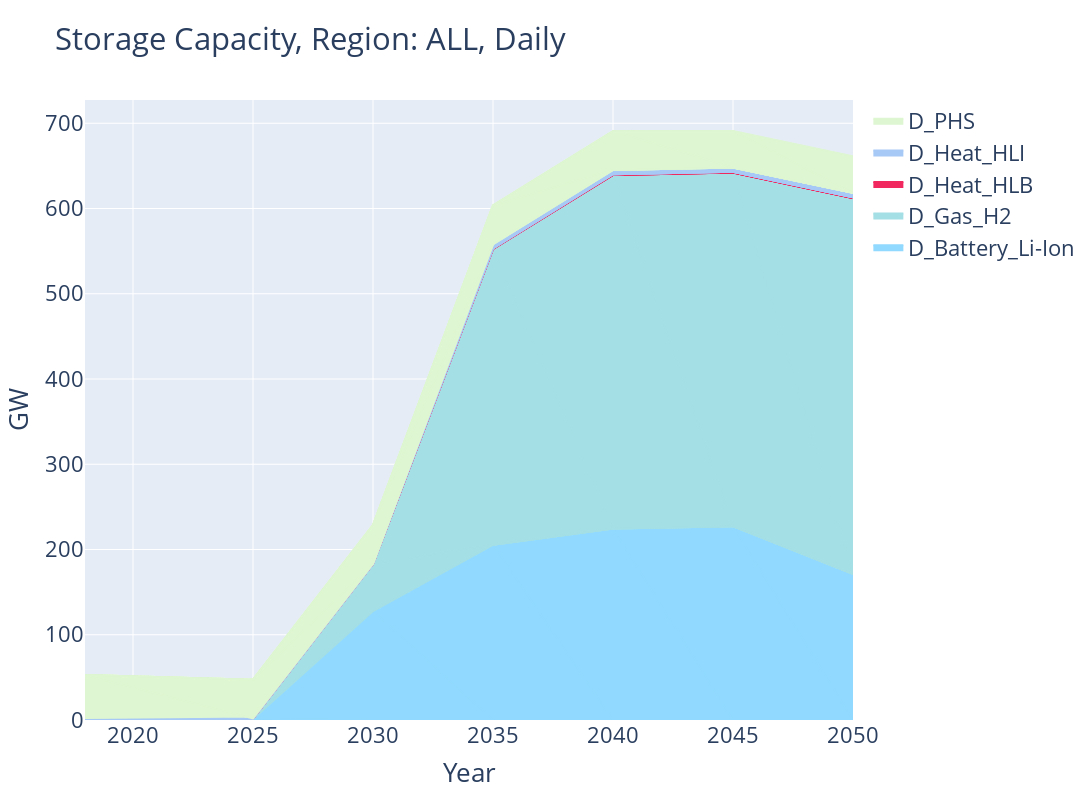
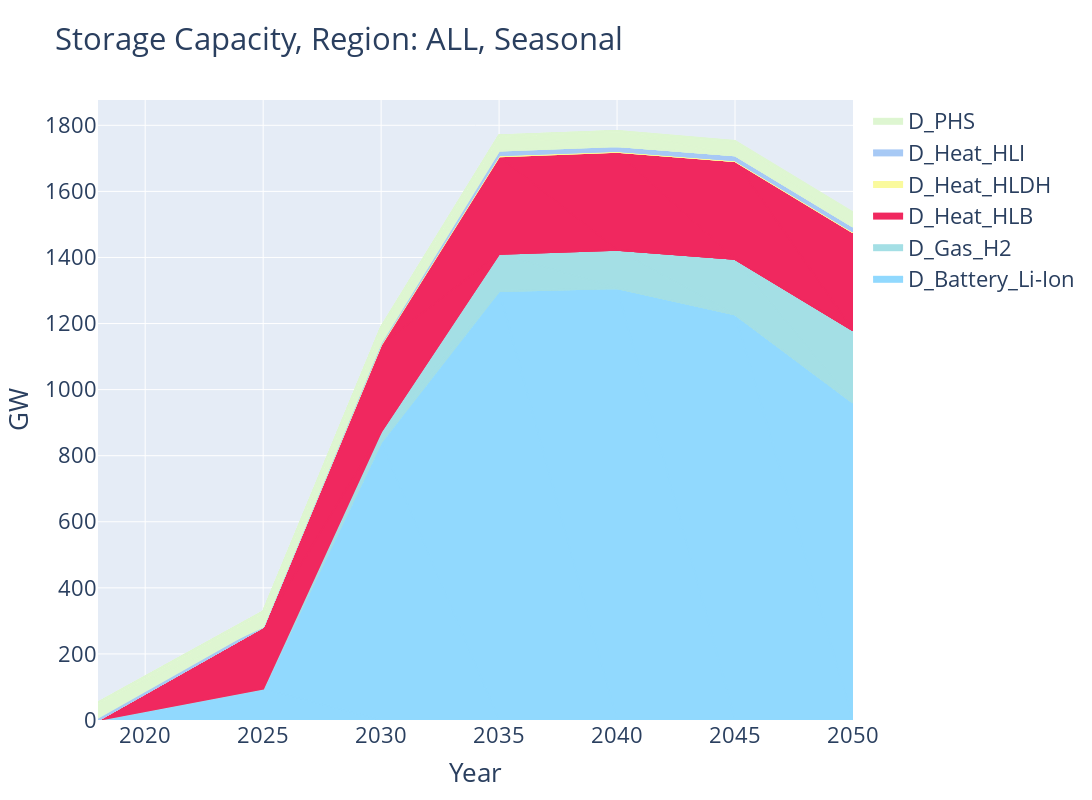

Here is the notebook cell these charts were saved with, in order:
### Code cell
stacked_capacity_evolution_fig(DAILY_DATA, region=REGION, title_addon="Daily", write_fig=WRITE_FIGS)[0].show()
fig, techs_over_zero_capacity = stacked_capacity_evolution_fig(SEASON_DATA, region=REGION, title_addon="Seasonal", write_fig=WRITE_FIGS)
fig.show()

### Figure 1 — Plotly figure (JSON) as saved in the notebook; plotly's stock layout.template omitted (floating-point values rounded to 4 significant figures)
{"data": [{"fillcolor": "#91d9fe", "legendgroup": "D_Battery_Li-Ion", "line": {"color": "#91d9fe"}, "name": "D_Battery_Li-Ion", "showlegend": true, "stackgroup": "one", "type": "scatter", "x": [2018], "y": [0]}, {"fillcolor": "#91d9fe", "legendgroup": "D_Battery_Li-Ion", "line": {"color": "#91d9fe"}, "name": "D_Battery_Li-Ion", "showlegend": false, "stackgroup": "one", "type": "scatter", "x": [2025], "y": [1.411]}, {"fillcolor": "#91d9fe", "legendgroup": "D_Battery_Li-Ion", "line": {"color": "#91d9fe"}, "name": "D_Battery_Li-Ion", "showlegend": false, "stackgroup": "one", "type": "scatter", "x": [2030], "y": [128.0]}, {"fillcolor": "#91d9fe", "legendgroup": "D_Battery_Li-Ion", "line": {"color": "#91d9fe"}, "name": "D_Battery_Li-Ion", "showlegend": false, "stackgroup": "one", "type": "scatter", "x": [2035], "y": [205.7]}, {"fillcolor": "#91d9fe", "legendgroup": "D_Battery_Li-Ion", "line": {"color": "#91d9fe"}, "name": "D_Battery_Li-Ion", "showlegend": false, "stackgroup": "one", "type": "scatter", "x": [2040], "y": [224.6]}, {"fillcolor": "#91d9fe", "legendgroup": "D_Battery_Li-Ion", "line": {"color": "#91d9fe"}, "name": "D_Battery_Li-Ion", "showlegend": false, "stackgroup": "one", "type": "scatter", "x": [2045], "y": [227.4]}, {"fillcolor": "#91d9fe", "legendgroup": "D_Battery_Li-Ion", "line": {"color": "#91d9fe"}, "name": "D_Battery_Li-Ion", "showlegend": false, "stackgroup": "one", "type": "scatter", "x": [2050], "y": [171.6]}, {"fillcolor": "#a4dfe5", "legendgroup": "D_Gas_H2", "line": {"color": "#a4dfe5"}, "name": "D_Gas_H2", "showlegend": true, "stackgroup": "one", "type": "scatter", "x": [2018], "y": [0]}, {"fillcolor": "#a4dfe5", "legendgroup": "D_Gas_H2", "line": {"color": "#a4dfe5"}, "name": "D_Gas_H2", "showlegend": false, "stackgroup": "one", "type": "scatter", "x": [2025], "y": [0.3933]}, {"fillcolor": "#a4dfe5", "legendgroup": "D_Gas_H2", "line": {"color": "#a4dfe5"}, "name": "D_Gas_H2", "showlegend": false, "stackgroup": "one", "type": "scatter", "x": [2030], "y": [55.14]}, {"fillcolor": "#a4dfe5", "legendgroup": "D_Gas_H2", "line": {"color": "#a4dfe5"}, "name": "D_Gas_H2", "showlegend": false, "stackgroup": "one", "type": "scatter", "x": [2035], "y": [346.9]}, {"fillcolor": "#a4dfe5", "legendgroup": "D_Gas_H2", "line": {"color": "#a4dfe5"}, "name": "D_Gas_H2", "showlegend": false, "stackgroup": "one", "type": "scatter", "x": [2040], "y": [414.9]}, {"fillcolor": "#a4dfe5", "legendgroup": "D_Gas_H2", "line": {"color": "#a4dfe5"}, "name": "D_Gas_H2", "showlegend": false, "stackgroup": "one", "type": "scatter", "x": [2045], "y": [414.9]}, {"fillcolor": "#a4dfe5", "legendgroup": "D_Gas_H2", "line": {"color": "#a4dfe5"}, "name": "D_Gas_H2", "showlegend": false, "stackgroup": "one", "type": "scatter", "x": [2050], "y": [440.7]}, {"fillcolor": "#F0285F", "legendgroup": "D_Heat_HLB", "line": {"color": "#F0285F"}, "name": "D_Heat_HLB", "showlegend": true, "stackgroup": "one", "type": "scatter", "x": [2018], "y": [0]}, {"fillcolor": "#F0285F", "legendgroup": "D_Heat_HLB", "line": {"color": "#F0285F"}, "name": "D_Heat_HLB", "showlegend": false, "stackgroup": "one", "type": "scatter", "x": [2025], "y": [0]}, {"fillcolor": "#F0285F", "legendgroup": "D_Heat_HLB", "line": {"color": "#F0285F"}, "name": "D_Heat_HLB", "showlegend": false, "stackgroup": "one", "type": "scatter", "x": [2030], "y": [0]}, {"fillcolor": "#F0285F", "legendgroup": "D_Heat_HLB", "line": {"color": "#F0285F"}, "name": "D_Heat_HLB", "showlegend": false, "stackgroup": "one", "type": "scatter", "x": [2035], "y": [0.5177]}, {"fillcolor": "#F0285F", "legendgroup": "D_Heat_HLB", "line": {"color": "#F0285F"}, "name": "D_Heat_HLB", "showlegend": false, "stackgroup": "one", "type": "scatter", "x": [2040], "y": [0.7538]}, {"fillcolor": "#F0285F", "legendgroup": "D_Heat_HLB", "line": {"color": "#F0285F"}, "name": "D_Heat_HLB", "showlegend": false, "stackgroup": "one", "type": "scatter", "x": [2045], "y": [0.7556]}, {"fillcolor": "#F0285F", "legendgroup": "D_Heat_HLB", "line": {"color": "#F0285F"}, "name": "D_Heat_HLB", "showlegend": false, "stackgroup": "one", "type": "scatter", "x": [2050], "y": [0.8391]}, {"fillcolor": "#a7c9f5", "legendgroup": "D_Heat_HLI", "line": {"color": "#a7c9f5"}, "name": "D_Heat_HLI", "showlegend": true, "stackgroup": "one", "type": "scatter", "x": [2018], "y": [0]}, {"fillcolor": "#a7c9f5", "legendgroup": "D_Heat_HLI", "line": {"color": "#a7c9f5"}, "name": "D_Heat_HLI", "showlegend": false, "stackgroup": "one", "type": "scatter", "x": [2025], "y": [0]}, {"fillcolor": "#a7c9f5", "legendgroup": "D_Heat_HLI", "line": {"color": "#a7c9f5"}, "name": "D_Heat_HLI", "showlegend": false, "stackgroup": "one", "type": "scatter", "x": [2030], "y": [0.06968]}, {"fillcolor": "#a7c9f5", "legendgroup": "D_Heat_HLI", "line": {"color": "#a7c9f5"}, "name": "D_Heat_HLI", "showlegend": false, "stackgroup": "one", "type": "scatter", "x": [2035], "y": [4.951]}, {"fillcolor": "#a7c9f5", "legendgroup": "D_Heat_HLI", "line": {"color": "#a7c9f5"}, "name": "D_Heat_HLI", "showlegend": false, "stackgroup": "one", "type": "scatter", "x": [2040], "y": [5.095]}, {"fillcolor": "#a7c9f5", "legendgroup": "D_Heat_HLI", "line": {"color": "#a7c9f5"}, "name": "D_Heat_HLI", "showlegend": false, "stackgroup": "one", "type": "scatter", "x": [2045], "y": [5.22]}, {"fillcolor": "#a7c9f5", "legendgroup": "D_Heat_HLI", "line": {"color": "#a7c9f5"}, "name": "D_Heat_HLI", "showlegend": false, "stackgroup": "one", "type": "scatter", "x": [2050], "y": [5.299]}, {"fillcolor": "#def6d1", "legendgroup": "D_PHS", "line": {"color": "#def6d1"}, "name": "D_PHS", "showlegend": true, "stackgroup": "one", "type": "scatter", "x": [2018], "y": [52.66]}, {"fillcolor": "#def6d1", "legendgroup": "D_PHS", "line": {"color": "#def6d1"}, "name": "D_PHS", "showlegend": false, "stackgroup": "one", "type": "scatter", "x": [2025], "y": [45.46]}, {"fillcolor": "#def6d1", "legendgroup": "D_PHS", "line": {"color": "#def6d1"}, "name": "D_PHS", "showlegend": false, "stackgroup": "one", "type": "scatter", "x": [2030], "y": [45.46]}, {"fillcolor": "#def6d1", "legendgroup": "D_PHS", "line": {"color": "#def6d1"}, "name": "D_PHS", "showlegend": false, "stackgroup": "one", "type": "scatter", "x": [2035], "y": [45.46]}, {"fillcolor": "#def6d1", "legendgroup": "D_PHS", "line": {"color": "#def6d1"}, "name": "D_PHS", "showlegend": false, "stackgroup": "one", "type": "scatter", "x": [2040], "y": [45.46]}, {"fillcolor": "#def6d1", "legendgroup": "D_PHS", "line": {"color": "#def6d1"}, "name": "D_PHS", "showlegend": false, "stackgroup": "one", "type": "scatter", "x": [2045], "y": [42.72]}, {"fillcolor": "#def6d1", "legendgroup": "D_PHS", "line": {"color": "#def6d1"}, "name": "D_PHS", "showlegend": false, "stackgroup": "one", "type": "scatter", "x": [2050], "y": [42.72]}], "layout": {"barmode": "stack", "font": {"size": 22}, "height": 800, "legend": {"traceorder": "reversed"}, "title": {"text": "Storage Capacity, Region: ALL, Daily"}, "width": 1400, "xaxis": {"title": {"text": "Year"}}, "yaxis": {"title": {"text": "GW"}}}}

### Figure 2 — Plotly figure (JSON) as saved in the notebook; plotly's stock layout.template omitted (floating-point values rounded to 4 significant figures)
{"data": [{"fillcolor": "#91d9fe", "legendgroup": "D_Battery_Li-Ion", "line": {"color": "#91d9fe"}, "name": "D_Battery_Li-Ion", "showlegend": true, "stackgroup": "one", "type": "scatter", "x": [2018], "y": [0]}, {"fillcolor": "#91d9fe", "legendgroup": "D_Battery_Li-Ion", "line": {"color": "#91d9fe"}, "name": "D_Battery_Li-Ion", "showlegend": false, "stackgroup": "one", "type": "scatter", "x": [2025], "y": [94.48]}, {"fillcolor": "#91d9fe", "legendgroup": "D_Battery_Li-Ion", "line": {"color": "#91d9fe"}, "name": "D_Battery_Li-Ion", "showlegend": false, "stackgroup": "one", "type": "scatter", "x": [2030], "y": [841.2]}, {"fillcolor": "#91d9fe", "legendgroup": "D_Battery_Li-Ion", "line": {"color": "#91d9fe"}, "name": "D_Battery_Li-Ion", "showlegend": false, "stackgroup": "one", "type": "scatter", "x": [2035], "y": [1299.0]}, {"fillcolor": "#91d9fe", "legendgroup": "D_Battery_Li-Ion", "line": {"color": "#91d9fe"}, "name": "D_Battery_Li-Ion", "showlegend": false, "stackgroup": "one", "type": "scatter", "x": [2040], "y": [1308.0]}, {"fillcolor": "#91d9fe", "legendgroup": "D_Battery_Li-Ion", "line": {"color": "#91d9fe"}, "name": "D_Battery_Li-Ion", "showlegend": false, "stackgroup": "one", "type": "scatter", "x": [2045], "y": [1228.0]}, {"fillcolor": "#91d9fe", "legendgroup": "D_Battery_Li-Ion", "line": {"color": "#91d9fe"}, "name": "D_Battery_Li-Ion", "showlegend": false, "stackgroup": "one", "type": "scatter", "x": [2050], "y": [961.3]}, {"fillcolor": "#a4dfe5", "legendgroup": "D_Gas_H2", "line": {"color": "#a4dfe5"}, "name": "D_Gas_H2", "showlegend": true, "stackgroup": "one", "type": "scatter", "x": [2018], "y": [0]}, {"fillcolor": "#a4dfe5", "legendgroup": "D_Gas_H2", "line": {"color": "#a4dfe5"}, "name": "D_Gas_H2", "showlegend": false, "stackgroup": "one", "type": "scatter", "x": [2025], "y": [0.1713]}, {"fillcolor": "#a4dfe5", "legendgroup": "D_Gas_H2", "line": {"color": "#a4dfe5"}, "name": "D_Gas_H2", "showlegend": false, "stackgroup": "one", "type": "scatter", "x": [2030], "y": [31.99]}, {"fillcolor": "#a4dfe5", "legendgroup": "D_Gas_H2", "line": {"color": "#a4dfe5"}, "name": "D_Gas_H2", "showlegend": false, "stackgroup": "one", "type": "scatter", "x": [2035], "y": [112.8]}, {"fillcolor": "#a4dfe5", "legendgroup": "D_Gas_H2", "line": {"color": "#a4dfe5"}, "name": "D_Gas_H2", "showlegend": false, "stackgroup": "one", "type": "scatter", "x": [2040], "y": [116.1]}, {"fillcolor": "#a4dfe5", "legendgroup": "D_Gas_H2", "line": {"color": "#a4dfe5"}, "name": "D_Gas_H2", "showlegend": false, "stackgroup": "one", "type": "scatter", "x": [2045], "y": [167.8]}, {"fillcolor": "#a4dfe5", "legendgroup": "D_Gas_H2", "line": {"color": "#a4dfe5"}, "name": "D_Gas_H2", "showlegend": false, "stackgroup": "one", "type": "scatter", "x": [2050], "y": [218.6]}, {"fillcolor": "#F0285F", "legendgroup": "D_Heat_HLB", "line": {"color": "#F0285F"}, "name": "D_Heat_HLB", "showlegend": true, "stackgroup": "one", "type": "scatter", "x": [2018], "y": [0]}, {"fillcolor": "#F0285F", "legendgroup": "D_Heat_HLB", "line": {"color": "#F0285F"}, "name": "D_Heat_HLB", "showlegend": false, "stackgroup": "one", "type": "scatter", "x": [2025], "y": [187.2]}, {"fillcolor": "#F0285F", "legendgroup": "D_Heat_HLB", "line": {"color": "#F0285F"}, "name": "D_Heat_HLB", "showlegend": false, "stackgroup": "one", "type": "scatter", "x": [2030], "y": [262.7]}, {"fillcolor": "#F0285F", "legendgroup": "D_Heat_HLB", "line": {"color": "#F0285F"}, "name": "D_Heat_HLB", "showlegend": false, "stackgroup": "one", "type": "scatter", "x": [2035], "y": [295.3]}, {"fillcolor": "#F0285F", "legendgroup": "D_Heat_HLB", "line": {"color": "#F0285F"}, "name": "D_Heat_HLB", "showlegend": false, "stackgroup": "one", "type": "scatter", "x": [2040], "y": [296.3]}, {"fillcolor": "#F0285F", "legendgroup": "D_Heat_HLB", "line": {"color": "#F0285F"}, "name": "D_Heat_HLB", "showlegend": false, "stackgroup": "one", "type": "scatter", "x": [2045], "y": [296.3]}, {"fillcolor": "#F0285F", "legendgroup": "D_Heat_HLB", "line": {"color": "#F0285F"}, "name": "D_Heat_HLB", "showlegend": false, "stackgroup": "one", "type": "scatter", "x": [2050], "y": [296.3]}, {"fillcolor": "#fafa9d", "legendgroup": "D_Heat_HLDH", "line": {"color": "#fafa9d"}, "name": "D_Heat_HLDH", "showlegend": true, "stackgroup": "one", "type": "scatter", "x": [2018], "y": [0]}, {"fillcolor": "#fafa9d", "legendgroup": "D_Heat_HLDH", "line": {"color": "#fafa9d"}, "name": "D_Heat_HLDH", "showlegend": false, "stackgroup": "one", "type": "scatter", "x": [2025], "y": [0]}, {"fillcolor": "#fafa9d", "legendgroup": "D_Heat_HLDH", "line": {"color": "#fafa9d"}, "name": "D_Heat_HLDH", "showlegend": false, "stackgroup": "one", "type": "scatter", "x": [2030], "y": [3.202]}, {"fillcolor": "#fafa9d", "legendgroup": "D_Heat_HLDH", "line": {"color": "#fafa9d"}, "name": "D_Heat_HLDH", "showlegend": false, "stackgroup": "one", "type": "scatter", "x": [2035], "y": [3.243]}, {"fillcolor": "#fafa9d", "legendgroup": "D_Heat_HLDH", "line": {"color": "#fafa9d"}, "name": "D_Heat_HLDH", "showlegend": false, "stackgroup": "one", "type": "scatter", "x": [2040], "y": [3.243]}, {"fillcolor": "#fafa9d", "legendgroup": "D_Heat_HLDH", "line": {"color": "#fafa9d"}, "name": "D_Heat_HLDH", "showlegend": false, "stackgroup": "one", "type": "scatter", "x": [2045], "y": [3.243]}, {"fillcolor": "#fafa9d", "legendgroup": "D_Heat_HLDH", "line": {"color": "#fafa9d"}, "name": "D_Heat_HLDH", "showlegend": false, "stackgroup": "one", "type": "scatter", "x": [2050], "y": [3.243]}, {"fillcolor": "#a7c9f5", "legendgroup": "D_Heat_HLI", "line": {"color": "#a7c9f5"}, "name": "D_Heat_HLI", "showlegend": true, "stackgroup": "one", "type": "scatter", "x": [2018], "y": [0]}, {"fillcolor": "#a7c9f5", "legendgroup": "D_Heat_HLI", "line": {"color": "#a7c9f5"}, "name": "D_Heat_HLI", "showlegend": false, "stackgroup": "one", "type": "scatter", "x": [2025], "y": [0.5318]}, {"fillcolor": "#a7c9f5", "legendgroup": "D_Heat_HLI", "line": {"color": "#a7c9f5"}, "name": "D_Heat_HLI", "showlegend": false, "stackgroup": "one", "type": "scatter", "x": [2030], "y": [4.507]}, {"fillcolor": "#a7c9f5", "legendgroup": "D_Heat_HLI", "line": {"color": "#a7c9f5"}, "name": "D_Heat_HLI", "showlegend": false, "stackgroup": "one", "type": "scatter", "x": [2035], "y": [14.15]}, {"fillcolor": "#a7c9f5", "legendgroup": "D_Heat_HLI", "line": {"color": "#a7c9f5"}, "name": "D_Heat_HLI", "showlegend": false, "stackgroup": "one", "type": "scatter", "x": [2040], "y": [14.15]}, {"fillcolor": "#a7c9f5", "legendgroup": "D_Heat_HLI", "line": {"color": "#a7c9f5"}, "name": "D_Heat_HLI", "showlegend": false, "stackgroup": "one", "type": "scatter", "x": [2045], "y": [14.17]}, {"fillcolor": "#a7c9f5", "legendgroup": "D_Heat_HLI", "line": {"color": "#a7c9f5"}, "name": "D_Heat_HLI", "showlegend": false, "stackgroup": "one", "type": "scatter", "x": [2050], "y": [14.17]}, {"fillcolor": "#def6d1", "legendgroup": "D_PHS", "line": {"color": "#def6d1"}, "name": "D_PHS", "showlegend": true, "stackgroup": "one", "type": "scatter", "x": [2018], "y": [52.66]}, {"fillcolor": "#def6d1", "legendgroup": "D_PHS", "line": {"color": "#def6d1"}, "name": "D_PHS", "showlegend": false, "stackgroup": "one", "type": "scatter", "x": [2025], "y": [45.46]}, {"fillcolor": "#def6d1", "legendgroup": "D_PHS", "line": {"color": "#def6d1"}, "name": "D_PHS", "showlegend": false, "stackgroup": "one", "type": "scatter", "x": [2030], "y": [45.46]}, {"fillcolor": "#def6d1", "legendgroup": "D_PHS", "line": {"color": "#def6d1"}, "name": "D_PHS", "showlegend": false, "stackgroup": "one", "type": "scatter", "x": [2035], "y": [45.46]}, {"fillcolor": "#def6d1", "legendgroup": "D_PHS", "line": {"color": "#def6d1"}, "name": "D_PHS", "showlegend": false, "stackgroup": "one", "type": "scatter", "x": [2040], "y": [45.46]}, {"fillcolor": "#def6d1", "legendgroup": "D_PHS", "line": {"color": "#def6d1"}, "name": "D_PHS", "showlegend": false, "stackgroup": "one", "type": "scatter", "x": [2045], "y": [42.72]}, {"fillcolor": "#def6d1", "legendgroup": "D_PHS", "line": {"color": "#def6d1"}, "name": "D_PHS", "showlegend": false, "stackgroup": "one", "type": "scatter", "x": [2050], "y": [42.72]}], "layout": {"barmode": "stack", "font": {"size": 22}, "height": 800, "legend": {"traceorder": "reversed"}, "title": {"text": "Storage Capacity, Region: ALL, Seasonal"}, "width": 1400, "xaxis": {"title": {"text": "Year"}}, "yaxis": {"title": {"text": "GW"}}}}
